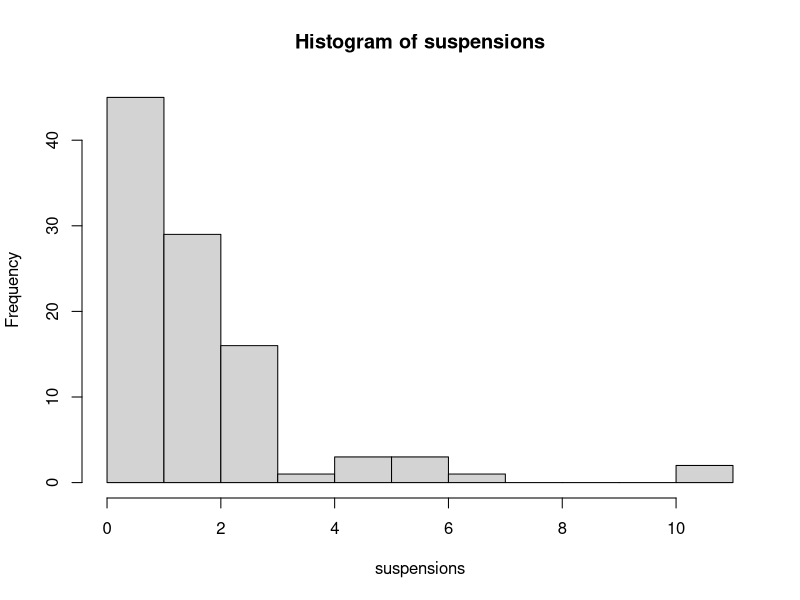
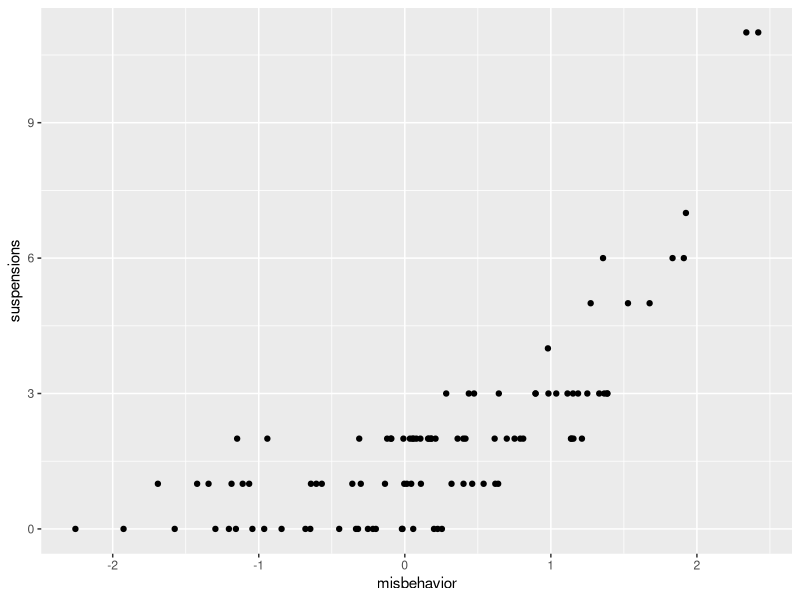
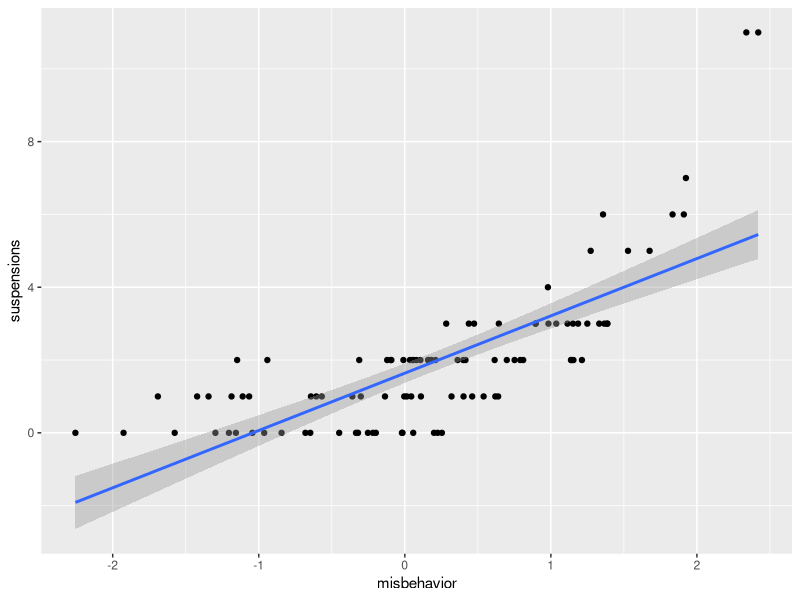
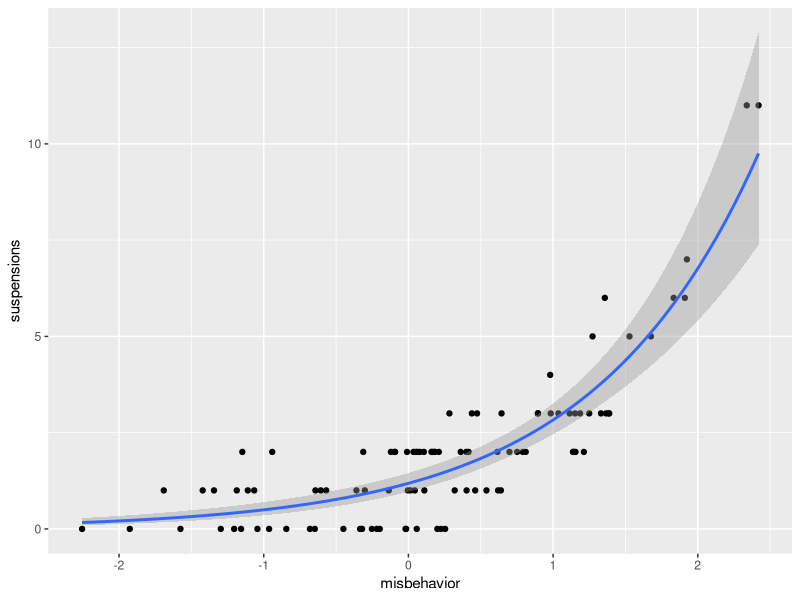

These charts were generated, in order, by the following R code: (Note: this script raises an error after producing the figures.)
## ---- chunk 1
library(tidyverse)
set.seed(67280)

custom_function <- function(x) {
  
  predicted_value <- exp(x)
  
  random_noise <- rnorm(n = length(x), mean = 0, sd = 1)
  
  observed_value <- predicted_value + random_noise
  
  observed_value[observed_value < 0] <- 0
  
  observed_value <- round(observed_value)
  
  return(observed_value)
  
}

misbehavior <- rnorm(n = 100, mean = 0, sd = 1)
suspensions <- custom_function(misbehavior)

hist(suspensions, breaks = 12)
## ---- chunk 2
suspension_data <- tibble(misbehavior, suspensions)

ggplot(data = suspension_data, aes(misbehavior, suspensions)) +
  geom_point()
## ---- chunk 3
ggplot(data = suspension_data, aes(misbehavior, suspensions)) +
  geom_point() +
  geom_smooth(method = "lm", formula = "y ~ x")
## ---- chunk 4
ggplot(data = suspension_data, aes(misbehavior, suspensions)) +
  geom_point() +
  geom_smooth(method = "glm", method.args = list(family = poisson(link = "log")), formula = "y ~ x")
## ---- chunk 5
log(suspensions)
## ---- chunk 6
#| error: true
lm(data = suspension_data, log(suspensions) ~ misbehavior)
## ---- chunk 7
poisson_regression <- glm(
  data = suspension_data,
  formula = suspensions ~ misbehavior,
  family = poisson(link = "log")
)

summary(poisson_regression)
## ---- chunk 8
exp(.96)
## ---- chunk 9
ggplot(data = suspension_data, aes(misbehavior, suspensions)) +
  geom_point() +
  geom_smooth(method = "lm", formula = "y ~ x", color = "red") +
  geom_smooth(method = "lm", formula = "y ~ poly(x, 2)", color = "orange") +
  geom_smooth(method = "glm", method.args = list(family = poisson(link = "log")), formula = "y ~ x", color = "blue")
## ---- chunk 10
library(pscl)

# Create new rows of excess zeroes
new_rows <- tibble(
  misbehavior = rnorm(n = 20, mean = 0, sd = 1),
  suspensions = 0,
  age = rnorm(n = 20, mean = 13.5, sd = 1)
)

suspension_data$age <- rnorm(n = 100, mean = 12, sd = 1)

inflated_data <- bind_rows(suspension_data, new_rows)

zero_inflated_regression <- zeroinfl(
  data = inflated_data,
  formula = suspensions ~ misbehavior | age
)

summary(zero_inflated_regression)

exp(.98)
## ---- chunk 11
suspension_data %>%
  mutate(misbehavior_categorical = cut(misbehavior, breaks = seq(-2, 2, 1))) %>%
  group_by(misbehavior_categorical) %>%
  summarize(mean = mean(suspensions),
            var = var(suspensions))
## ---- chunk 12
library(MASS)

negative_binomial_regression <- glm.nb(
  data = inflated_data,
  formula = suspensions ~ misbehavior
)

summary(negative_binomial_regression)
